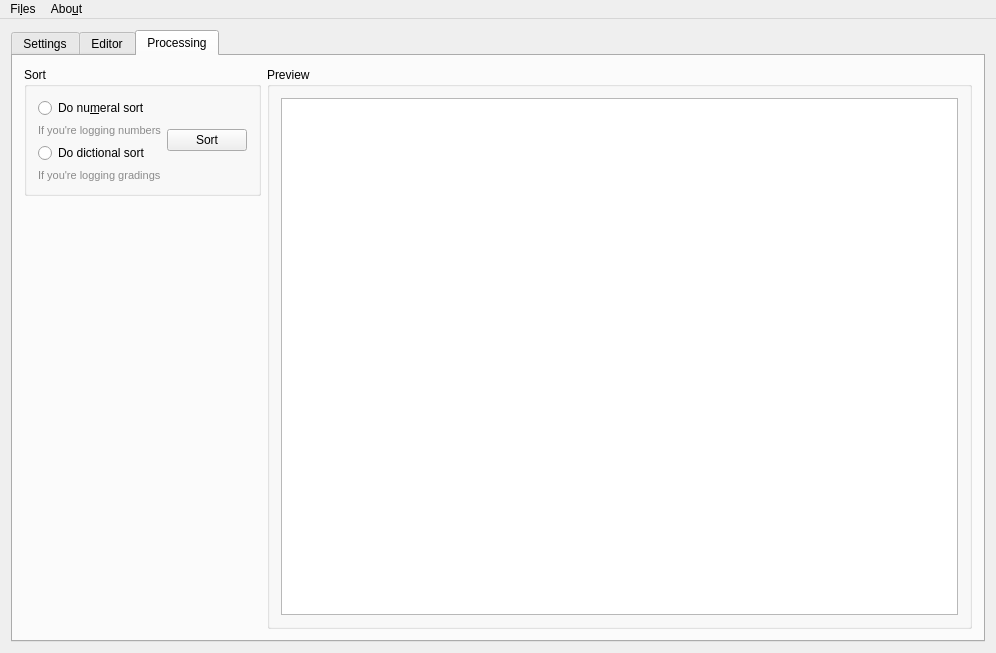
<?xml version="1.0" encoding="UTF-8"?>
<ui version="4.0">
 <class>CoreInterface</class>
 <widget class="QMainWindow" name="CoreInterface">
  <property name="geometry">
   <rect>
    <x>0</x>
    <y>0</y>
    <width>996</width>
    <height>653</height>
   </rect>
  </property>
  <property name="sizePolicy">
   <sizepolicy hsizetype="Preferred" vsizetype="Expanding">
    <horstretch>0</horstretch>
    <verstretch>0</verstretch>
   </sizepolicy>
  </property>
  <property name="windowTitle">
   <string>TAT Main</string>
  </property>
  <property name="windowIcon">
   <iconset theme="qt">
    <normaloff>.</normaloff>.</iconset>
  </property>
  <widget class="QWidget" name="CoreLayout">
   <property name="sizePolicy">
    <sizepolicy hsizetype="Expanding" vsizetype="Expanding">
     <horstretch>0</horstretch>
     <verstretch>0</verstretch>
    </sizepolicy>
   </property>
   <layout class="QGridLayout" name="gridLayout_2">
    <item row="0" column="0">
     <layout class="QHBoxLayout" name="EditorTabLayout" stretch="0">
      <item>
       <widget class="QTabWidget" name="EditorTabs">
        <property name="enabled">
         <bool>true</bool>
        </property>
        <property name="focusPolicy">
         <enum>Qt::StrongFocus</enum>
        </property>
        <property name="currentIndex">
         <number>2</number>
        </property>
        <widget class="QWidget" name="SettingsTab">
         <attribute name="icon">
          <iconset resource="resources.qrc">
           <normaloff>:/pics/resources/pics/emblems/emblem-system.png</normaloff>:/pics/resources/pics/emblems/emblem-system.png</iconset>
         </attribute>
         <attribute name="title">
          <string>Settings</string>
         </attribute>
         <layout class="QGridLayout" name="gridLayout_3">
          <item row="3" column="0">
           <widget class="QLabel" name="SubScoreLabel">
            <property name="text">
             <string>SubScore Items</string>
            </property>
           </widget>
          </item>
          <item row="2" column="2">
           <widget class="QLineEdit" name="HeaderEdit">
            <property name="placeholderText">
             <string>For example, the name of this exam.</string>
            </property>
            <property name="cursorMoveStyle">
             <enum>Qt::VisualMoveStyle</enum>
            </property>
           </widget>
          </item>
          <item row="4" column="2">
           <widget class="QCommandLinkButton" name="StartButton">
            <property name="sizePolicy">
             <sizepolicy hsizetype="Expanding" vsizetype="Fixed">
              <horstretch>0</horstretch>
              <verstretch>0</verstretch>
             </sizepolicy>
            </property>
            <property name="text">
             <string>Start</string>
            </property>
           </widget>
          </item>
          <item row="1" column="2">
           <widget class="QComboBox" name="ClassSelectionMenu"/>
          </item>
          <item row="1" column="0">
           <widget class="QLabel" name="ClassLabel">
            <property name="text">
             <string>Class</string>
            </property>
           </widget>
          </item>
          <item row="4" column="0">
           <widget class="QLabel" name="BeginLabel">
            <property name="text">
             <string>Begin</string>
            </property>
           </widget>
          </item>
          <item row="2" column="0">
           <widget class="QLabel" name="HeaderLabel">
            <property name="text">
             <string>Header</string>
            </property>
           </widget>
          </item>
          <item row="3" column="2">
           <widget class="QLineEdit" name="SubScoreItemsEdit">
            <property name="placeholderText">
             <string>For example, parts like &quot;vocabulary&quot;&quot;reading&quot;. Seperate them using comma(&quot;,&quot;), like &quot;grammar,vocabulary,writing&quot;</string>
            </property>
            <property name="cursorMoveStyle">
             <enum>Qt::VisualMoveStyle</enum>
            </property>
           </widget>
          </item>
         </layout>
        </widget>
        <widget class="QWidget" name="EditorTab">
         <attribute name="icon">
          <iconset resource="resources.qrc">
           <normaloff>:/pics/resources/pics/emblems/terminal.png</normaloff>:/pics/resources/pics/emblems/terminal.png</iconset>
         </attribute>
         <attribute name="title">
          <string>Editor</string>
         </attribute>
         <layout class="QGridLayout" name="gridLayout">
          <item row="3" column="0">
           <widget class="QLineEdit" name="CommandLine">
            <property name="text">
             <string/>
            </property>
            <property name="placeholderText">
             <string>commands here</string>
            </property>
            <property name="cursorMoveStyle">
             <enum>Qt::VisualMoveStyle</enum>
            </property>
            <property name="clearButtonEnabled">
             <bool>false</bool>
            </property>
           </widget>
          </item>
          <item row="3" column="1">
           <widget class="QPushButton" name="ConfirmButton">
            <property name="enabled">
             <bool>true</bool>
            </property>
            <property name="sizePolicy">
             <sizepolicy hsizetype="Fixed" vsizetype="Fixed">
              <horstretch>10</horstretch>
              <verstretch>0</verstretch>
             </sizepolicy>
            </property>
            <property name="minimumSize">
             <size>
              <width>1</width>
              <height>0</height>
             </size>
            </property>
            <property name="sizeIncrement">
             <size>
              <width>10</width>
              <height>10</height>
             </size>
            </property>
            <property name="baseSize">
             <size>
              <width>10</width>
              <height>10</height>
             </size>
            </property>
            <property name="cursor">
             <cursorShape>ArrowCursor</cursorShape>
            </property>
            <property name="text">
             <string>OK!</string>
            </property>
           </widget>
          </item>
          <item row="2" column="0" colspan="2">
           <widget class="QProgressBar" name="progressBar">
            <property name="value">
             <number>0</number>
            </property>
           </widget>
          </item>
          <item row="1" column="0">
           <widget class="QTextBrowser" name="CoreDisplay">
            <property name="sizePolicy">
             <sizepolicy hsizetype="Expanding" vsizetype="Expanding">
              <horstretch>255</horstretch>
              <verstretch>0</verstretch>
             </sizepolicy>
            </property>
            <property name="focusPolicy">
             <enum>Qt::StrongFocus</enum>
            </property>
            <property name="frameShape">
             <enum>QFrame::StyledPanel</enum>
            </property>
           </widget>
          </item>
         </layout>
        </widget>
        <widget class="QWidget" name="Processing">
         <property name="enabled">
          <bool>true</bool>
         </property>
         <attribute name="title">
          <string>Processing</string>
         </attribute>
         <layout class="QHBoxLayout" name="horizontalLayout_2">
          <item>
           <layout class="QVBoxLayout" name="verticalLayout">
            <item>
             <widget class="QGroupBox" name="SortLayout">
              <property name="sizePolicy">
               <sizepolicy hsizetype="Preferred" vsizetype="Preferred">
                <horstretch>0</horstretch>
                <verstretch>0</verstretch>
               </sizepolicy>
              </property>
              <property name="title">
               <string>Sort</string>
              </property>
              <property name="flat">
               <bool>false</bool>
              </property>
              <property name="checkable">
               <bool>false</bool>
              </property>
              <layout class="QHBoxLayout" name="horizontalLayout">
               <item>
                <layout class="QVBoxLayout" name="SortSelectLayout">
                 <property name="sizeConstraint">
                  <enum>QLayout::SetFixedSize</enum>
                 </property>
                 <item>
                  <layout class="QFormLayout" name="formLayout_2">
                   <property name="rowWrapPolicy">
                    <enum>QFormLayout::WrapAllRows</enum>
                   </property>
                   <property name="labelAlignment">
                    <set>Qt::AlignLeading|Qt::AlignLeft|Qt::AlignVCenter</set>
                   </property>
                   <property name="formAlignment">
                    <set>Qt::AlignLeading|Qt::AlignLeft|Qt::AlignTop</set>
                   </property>
                   <item row="0" column="0" colspan="2">
                    <widget class="QRadioButton" name="NumeralSortSelect">
                     <property name="sizePolicy">
                      <sizepolicy hsizetype="Fixed" vsizetype="Fixed">
                       <horstretch>0</horstretch>
                       <verstretch>0</verstretch>
                      </sizepolicy>
                     </property>
                     <property name="text">
                      <string>Do nu&amp;meral sort</string>
                     </property>
                    </widget>
                   </item>
                   <item row="1" column="1">
                    <widget class="QLabel" name="NumeralSortExplainLabel">
                     <property name="font">
                      <font>
                       <pointsize>8</pointsize>
                       <italic>false</italic>
                       <underline>false</underline>
                       <strikeout>false</strikeout>
                       <kerning>true</kerning>
                      </font>
                     </property>
                     <property name="text">
                      <string>&lt;html&gt;&lt;head/&gt;&lt;body&gt;&lt;p&gt;&lt;span style=&quot; color:#8b8b8b;&quot;&gt;If you're logging numbers&lt;/span&gt;&lt;/p&gt;&lt;/body&gt;&lt;/html&gt;</string>
                     </property>
                    </widget>
                   </item>
                  </layout>
                 </item>
                 <item>
                  <layout class="QFormLayout" name="formLayout">
                   <item row="0" column="0">
                    <widget class="QRadioButton" name="DictionalSortSelect">
                     <property name="sizePolicy">
                      <sizepolicy hsizetype="Fixed" vsizetype="Fixed">
                       <horstretch>0</horstretch>
                       <verstretch>0</verstretch>
                      </sizepolicy>
                     </property>
                     <property name="text">
                      <string>Do dictional sort</string>
                     </property>
                    </widget>
                   </item>
                   <item row="1" column="0">
                    <widget class="QLabel" name="DictionalSortExplainLabel">
                     <property name="sizePolicy">
                      <sizepolicy hsizetype="Fixed" vsizetype="Preferred">
                       <horstretch>0</horstretch>
                       <verstretch>0</verstretch>
                      </sizepolicy>
                     </property>
                     <property name="font">
                      <font>
                       <pointsize>8</pointsize>
                      </font>
                     </property>
                     <property name="text">
                      <string>&lt;html&gt;&lt;head/&gt;&lt;body&gt;&lt;p&gt;&lt;span style=&quot; color:#8b8b8b;&quot;&gt;If you're logging gradings&lt;/span&gt;&lt;/p&gt;&lt;/body&gt;&lt;/html&gt;</string>
                     </property>
                    </widget>
                   </item>
                  </layout>
                 </item>
                </layout>
               </item>
               <item>
                <widget class="QPushButton" name="sortButton">
                 <property name="text">
                  <string>Sort</string>
                 </property>
                </widget>
               </item>
              </layout>
             </widget>
            </item>
            <item>
             <spacer name="verticalSpacer">
              <property name="orientation">
               <enum>Qt::Vertical</enum>
              </property>
              <property name="sizeHint" stdset="0">
               <size>
                <width>20</width>
                <height>40</height>
               </size>
              </property>
             </spacer>
            </item>
           </layout>
          </item>
          <item>
           <widget class="QGroupBox" name="groupBox">
            <property name="title">
             <string>Preview</string>
            </property>
            <layout class="QGridLayout" name="gridLayout_5">
             <item row="0" column="0">
              <widget class="QTextBrowser" name="previewDisplay"/>
             </item>
            </layout>
           </widget>
          </item>
         </layout>
        </widget>
       </widget>
      </item>
     </layout>
    </item>
   </layout>
  </widget>
  <widget class="QMenuBar" name="CoreMenu">
   <property name="geometry">
    <rect>
     <x>0</x>
     <y>0</y>
     <width>996</width>
     <height>30</height>
    </rect>
   </property>
   <widget class="QMenu" name="menuAbout">
    <property name="title">
     <string>Abo&amp;ut</string>
    </property>
    <addaction name="AboutTATAction"/>
    <addaction name="ActionAboutQt"/>
    <addaction name="AboutTATActionKDE"/>
    <addaction name="AboutTATActionLegacy"/>
    <addaction name="TechnicalInfoAction"/>
   </widget>
   <widget class="QMenu" name="menuFiles">
    <property name="title">
     <string>Fi&amp;les</string>
    </property>
    <addaction name="ActionExit"/>
   </widget>
   <addaction name="menuFiles"/>
   <addaction name="menuAbout"/>
  </widget>
  <action name="AboutTATActionOld">
   <property name="icon">
    <iconset resource="resources.qrc">
     <normaloff>:/pics/resources/pics/Beacon.png</normaloff>:/pics/resources/pics/Beacon.png</iconset>
   </property>
   <property name="text">
    <string>&amp;About TAT(Legacy)</string>
   </property>
   <property name="shortcut">
    <string>Alt+A</string>
   </property>
   <property name="menuRole">
    <enum>QAction::AboutRole</enum>
   </property>
  </action>
  <action name="ActionAboutQt">
   <property name="icon">
    <iconset resource="resources.qrc">
     <normaloff>:/pics/resources/pics/Qt.png</normaloff>:/pics/resources/pics/Qt.png</iconset>
   </property>
   <property name="text">
    <string>About &amp;Qt</string>
   </property>
  </action>
  <action name="ActionExit">
   <property name="icon">
    <iconset resource="resources.qrc">
     <normaloff>:/pics/resources/pics/emblems/emblem-unreadable.png</normaloff>:/pics/resources/pics/emblems/emblem-unreadable.png</iconset>
   </property>
   <property name="text">
    <string>&amp;Exit</string>
   </property>
  </action>
  <action name="AboutTATActionKDE">
   <property name="icon">
    <iconset resource="resources.qrc">
     <normaloff>:/pics/resources/pics/Beacon.png</normaloff>:/pics/resources/pics/Beacon.png</iconset>
   </property>
   <property name="text">
    <string>About &amp;TAT (KDE KF5)</string>
   </property>
  </action>
  <action name="TechnicalInfoAction">
   <property name="icon">
    <iconset resource="resources.qrc">
     <normaloff>:/pics/resources/pics/emblems/statement.png</normaloff>:/pics/resources/pics/emblems/statement.png</iconset>
   </property>
   <property name="text">
    <string>Technical &amp;Info</string>
   </property>
  </action>
  <action name="AboutTATAction">
   <property name="icon">
    <iconset resource="resources.qrc">
     <normaloff>:/pics/resources/pics/Beacon.png</normaloff>:/pics/resources/pics/Beacon.png</iconset>
   </property>
   <property name="text">
    <string>A&amp;bout TAT</string>
   </property>
  </action>
  <action name="AboutTATActionLegacy">
   <property name="icon">
    <iconset resource="resources.qrc">
     <normaloff>:/pics/resources/pics/Beacon.png</normaloff>:/pics/resources/pics/Beacon.png</iconset>
   </property>
   <property name="text">
    <string>About TAT (Legacy)</string>
   </property>
  </action>
 </widget>
 <layoutdefault spacing="6" margin="11"/>
 <resources>
  <include location="resources.qrc"/>
 </resources>
 <connections/>
</ui>
